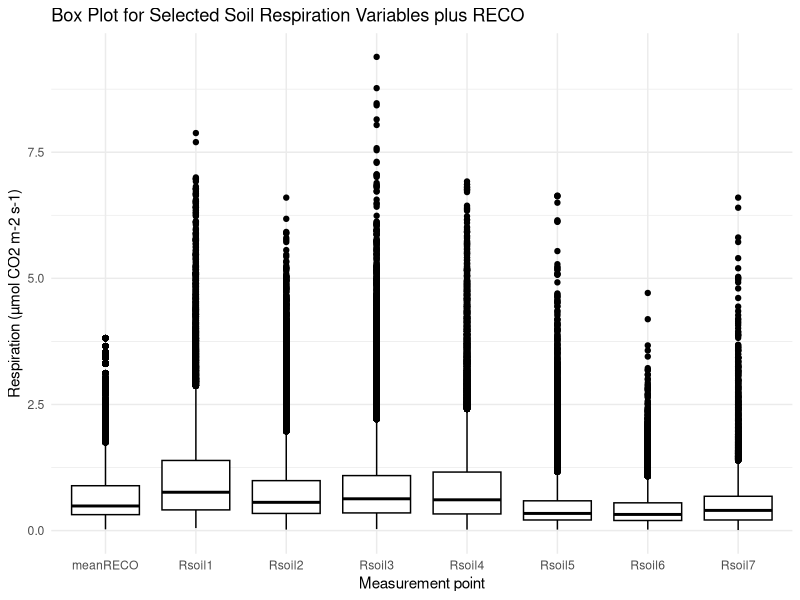
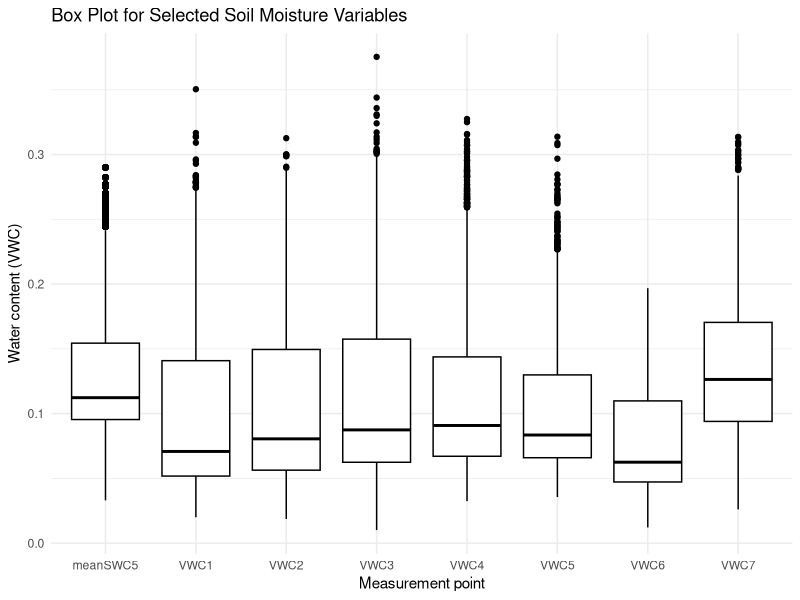
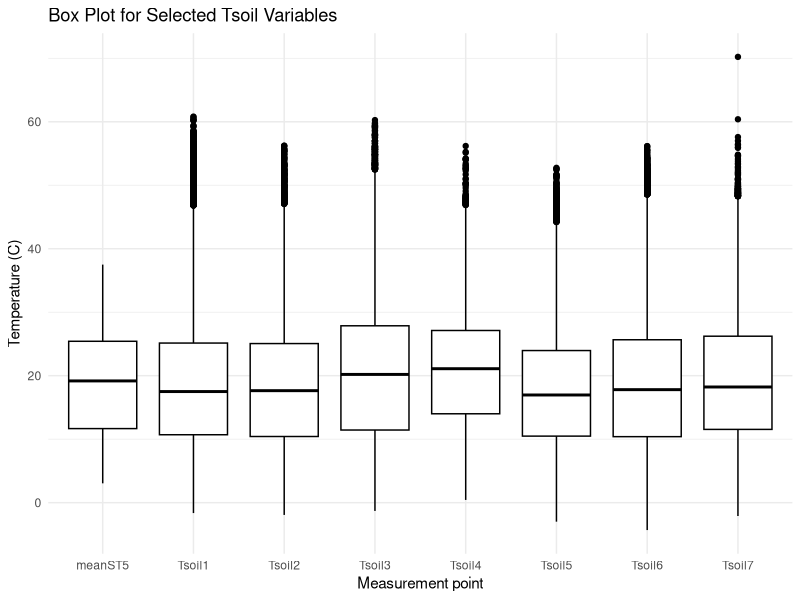
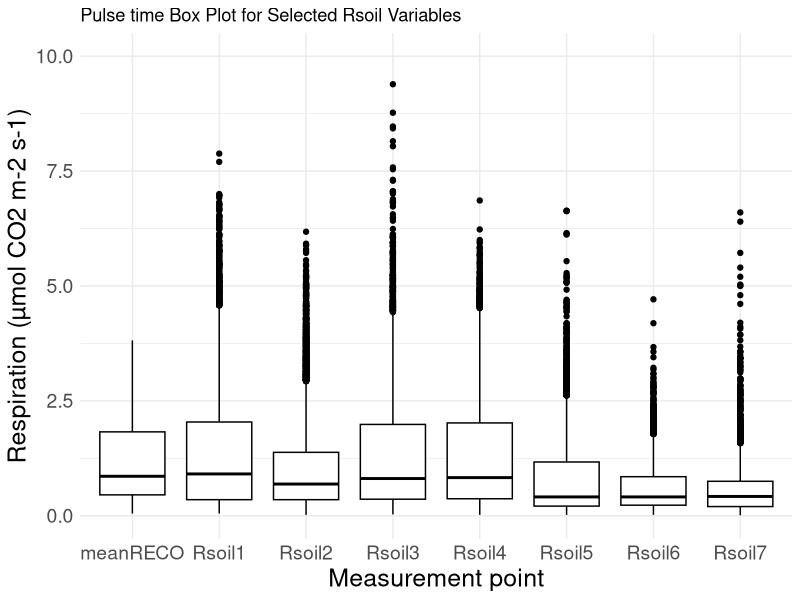
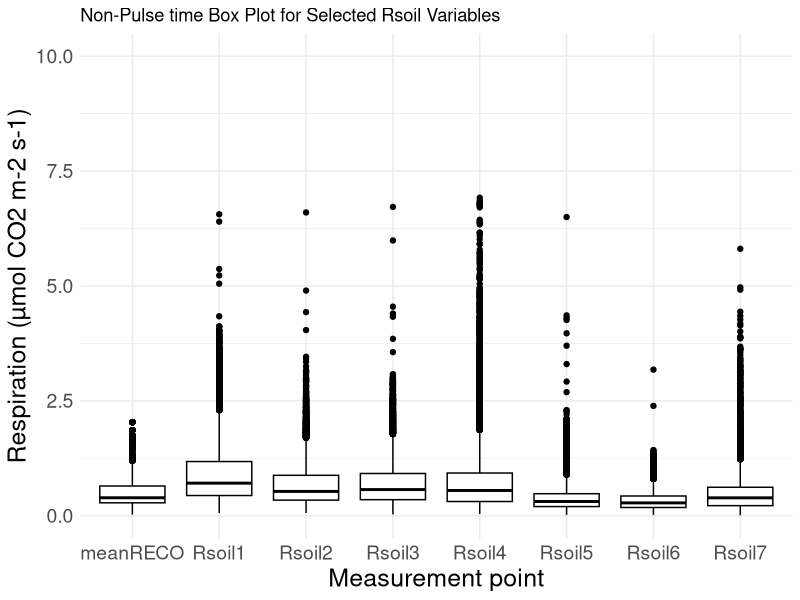
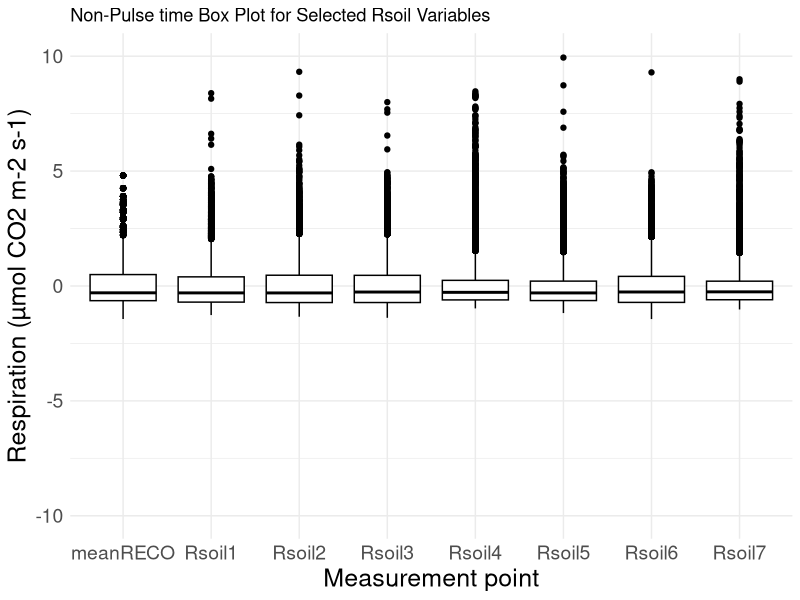

Recreate these plots in R, in order. (Note: this script raises an error after producing the figures.)

library(dplyr)
library(tidyr)
library(tidyverse)
library(lubridate)
library(ggplot2)
library(units)

#Read TowerFlux data with information about pulse length in it

pulsedefinitions<- read.csv("data/years_sum1_DM.csv", 
                            header=TRUE, na.strings = "NaN") %>%
#retain only variables that I'm interested in.
    select(date,days_since_rain_event,max_pulse_duration, sum_R, meanSWC5, meanST5, meanGPP, meanRECO) %>%
  mutate(pulseIND = days_since_rain_event < max_pulse_duration)  %>%
  mutate(meanSWC5 = as.numeric(meanSWC5)/100) %>%
  mutate(meanST5 = as.numeric(meanST5))  %>%
  mutate(meanGPP = as.numeric(meanGPP))%>%
  #converting RECO into µmol_CO2_m2_s
  mutate(meanRECO = as.numeric(meanRECO)*(1 / 12) * (1 / 1e-6) * (1 / 86400)) 

#read soil chamber data provided by Russ Scott
CH_USWkg17_20 <- read.csv("data/KN_soil_resp17_20_longHead.csv", header=TRUE, na.strings="NaN", skip=0)
#check date format
CH_USWkg17_20$date = as.Date(paste(CH_USWkg17_20$Year+2000, CH_USWkg17_20$DOY, sep = "-"), format = "%Y-%j")

  # Merge data frames by date
Cham_USWKG_pulsedata <- CH_USWkg17_20 %>%
  left_join(mutate(pulsedefinitions, date = as.Date(date)), by = "date")

  
 RchamberVariables= colnames(Cham_USWKG_pulsedata)
 #column names of the orinal file contains non-standard labeling
 # [1] "date"                        "Year"                        "DOY"                        
 # [4] "Port.1Soil.Resp.um.co2.m2.s" "Port.1VWC"                   "Port.1Soil.Temp.deg.C"      
 # [7] "Port.2soil.respum.co2.m2.s"  "Port.2VWC"                   "Port.2Soil.Temp.deg.C"      
 # [10] "Port.3soil.respum.co2.m2.s"  "Port.3VWC"                   "Port.3Soil.Temp.deg.C"      
 # [13] "Port.4Soil.Resp.um.co2.m2.s" "Por4VWC"                     "Port.4Soil.Temp.deg.C"      
 # [16] "Port.5soil.respum.co2.m2.s"  "Port.5VWC"                   "Port.5Soil.Temp.deg.C"      
 # [19] "Port.6soil.respum.co2.m2.s"  "Port.6VWC"                   "Port.6Soil.Temp.deg.C"      
 # [22] "Port.7soil.respum.co2.m2.s"  "Port.7VWC"                   "Port.7Soil.Temp.deg.C"      
 # [25] "days_since_rain_event"       "max_pulse_duration"          "sum_R"                      
 # [28] "meanSWC5"                    "meanST5"                     "meanGPP"                    
 # [31] "pulseIND"
 
 #Create new column names
 #
 #.    WARNING THIS CHANGES THE COLUMN NAMES BASED ON THE ORDER THEY ARE READ
 #          CHECK THEM!
 
 newnames = c("Year",	"DOY",	"Rsoil1",	"VWC1",	"Tsoil1",	"Rsoil2",	"VWC2",	"Tsoil2",	
 "Rsoil3",	"VWC3",	"Tsoil3",	"Rsoil4",	"VWC4",	"Tsoil4",	 "Rsoil5",	"VWC5",	"Tsoil5",	
 "Rsoil6",	"VWC6",	"Tsoil6",	"Rsoil7",	"VWC7",	"Tsoil7","date",	"days_since_rain_event",
 "max_pulse_duration",	"sum_R",	"meanSWC5",	"meanST5",	"meanGPP", "meanRECO",	"pulseIND")
 
 
 column_units = list("years",	"days",	"µmol_CO2_m2_s",	"VWC",	"degC",	"µmol_CO2_m2_s",	"VWC",	"degC",
                     "µmol_CO2_m2_s",	 "VWC",	"degC",	"µmol_CO2_m2_s",	"VWC",	"degC",	"µmol_CO2_m2_s",	
                     "VWC",	"degC",	"µmol_CO2_m2_s",	"VWC",	"degC","days",	 "µmol_CO2_m2_s",	"VWC",	"degC",	
                     "days",	"days",	"mm",	"VWC",	"degC",	"gCmd","µmol_CO2_m2_s",	"TF")
 
 for (col in names(column_units)) {
   Cham_USWKG_pulsedata[[col]] <- set_units(Cham_USWKG_pulsedata[[col]], column_units[[col]])
 }
  
 colnames(Cham_USWKG_pulsedata) <- newnames
 
 Cham_USWKG_pulsedata <- Cham_USWKG_pulsedata %>%
   mutate(Rsoil1 = ifelse(Rsoil1 < 0, NA, Rsoil1),
          Rsoil1 = ifelse(is.na(Rsoil1), NA, Rsoil1),
          Rsoil2 = ifelse(Rsoil2 < 0, NA, Rsoil2),
          Rsoil2 = ifelse(is.na(Rsoil2), NA, Rsoil2),
          Rsoil3 = ifelse(Rsoil3 < 0, NA, Rsoil3),
          Rsoil3 = ifelse(is.na(Rsoil3), NA, Rsoil3),
          Rsoil4 = ifelse(Rsoil4 < 0, NA, Rsoil4),
          Rsoil4 = ifelse(is.na(Rsoil4), NA, Rsoil4),
          Rsoil5 = ifelse(Rsoil5 < 0, NA, Rsoil5),
          Rsoil5 = ifelse(is.na(Rsoil5), NA, Rsoil5),
          Rsoil6 = ifelse(Rsoil6 < 0, NA, Rsoil6),
          Rsoil6 = ifelse(is.na(Rsoil6), NA, Rsoil6),
          Rsoil7 = ifelse(Rsoil7 < 0, NA, Rsoil7),
          Rsoil7 = ifelse(is.na(Rsoil7), NA, Rsoil7))
 
 Cham_USWKG_PULSETIME <- Cham_USWKG_pulsedata[Cham_USWKG_pulsedata$days_since_rain_event <= Cham_USWKG_pulsedata$max_pulse_duration, ]
 Cham_USWKG_NON_PULSETIME <- Cham_USWKG_pulsedata[Cham_USWKG_pulsedata$days_since_rain_event > Cham_USWKG_pulsedata$max_pulse_duration, ]
 
 ####
 ## Chamber 1
 ####
 
 #PULSETIME set up columns to pull to run the model for chamber 1
 Cham1 <- c("meanGPP", "Rsoil1", "VWC1", "Tsoil1")
 subset_Cham1P_holes <- Cham_USWKG_PULSETIME[, Cham1]
 complete_rows <- complete.cases(subset_Cham1P_holes)
 subset_Cham1P = subset_Cham1P_holes[complete_rows, ]
 
 #PULSETIME Assign variables
 meanSWC5_P <- subset_Cham1P$VWC1
 meanST5_P <- subset_Cham1P$Tsoil1
 meanGPP_P <- subset_Cham1P$meanGPP
 GPPmax_P <- max(subset_Cham1P$meanGPP)
 
 # Fit model
 Param_model4_P_CH1 <- nls(Rsoil1 ~ Fref*((meanGPP_P/GPPmax_P +n)/1+n) *
                          (1-c4*(0.1-meanSWC5_P)^2)*exp(b4*meanST5_P), 
                        data = subset_Cham1P,
                        start = list(Fref=0.75, c4=56.54, b4=0.04, n=0.84),
                        control = nls.control(maxiter = 1000, minFactor = 0.01)
 )
 Summary_Model4_P_CH1 = summary(Param_model4_P_CH1)
 estimates_P_CH1 <- coef(Summary_Model4_P_CH1)
 
 #NON-PULSETIME set up columns to pull to run the model for chamber 1
 subset_Cham1NP_holes <- Cham_USWKG_NON_PULSETIME[, Cham1]
 complete_rowsNP <- complete.cases(subset_Cham1NP_holes)
 subset_Cham1NP = subset_Cham1NP_holes[complete_rowsNP, ]
 
 #NON-PULSETIME Assign variables
 meanSWC5_NP <- subset_Cham1NP$VWC1
 meanST5_NP <- subset_Cham1NP$Tsoil1
 meanGPP_NP <- subset_Cham1NP$meanGPP
 GPPmax_NP <- max(subset_Cham1NP$meanGPP)
 
 
 # Fit model
 Param_model4_NP_CH1 <- nls(Rsoil1 ~ Fref*((meanGPP_NP/GPPmax_NP +n)/1+n) *
                             (1-c4*(0.1-meanSWC5_NP)^2)*exp(b4*meanST5_NP), 
                           data = subset_Cham1NP,
                           start = list(Fref=0.75, c4=56.54, b4=0.04, n=0.84),
                           control = nls.control(maxiter = 1000, minFactor = 0.01)
 )
 Summary_Model4_NP_CH1 = summary(Param_model4_NP_CH1)
 estimates_NP_CH1 <- coef(Summary_Model4_NP_CH1)
 
#### Chamber 1 summaries
 Summary_Model4_NP_CH1
 Summary_Model4_P_CH1
 
  # 
  # # Create a directory to save the PNG files
  # dir.create("KN_Chamber_plot")
  #   # Loop through variables and plot each as a time series
  # for (col in names(Cham_USWKG_pulsedata)[-1]) {
  #   p <- ggplot(Cham_USWKG_pulsedata, aes(x = date, y = .data[[col]])) +
  #     geom_line() +
  #     labs(title = paste0("KNCham_time_", col))
  #   print(p)
  # 
  #   # Save plot as PNG
  #   filename <- paste0("KN_Chamber_plot/", col, ".png")
  #   ggsave(filename, plot = p)
  # }
  # 
  # for (col in names(Cham_USWKG_pulsedata)[-1]) {
  #   p <- ggplot(Cham_USWKG_pulsedata, aes(x = date, y = .data[[col]])) +
  #     geom_boxplot() +
  #     labs(title = paste0("KNCham_BOX_", col))
  #   print(p)
  # 
  #   # Save plot as PNG
  #   filename <- paste0("KN_Chamber_plot/", col, ".png")
  #   ggsave(filename, plot = p)
  # }
  # 
  
  # Select the 7 variables you want to plot
  RsoilPlot <- c("meanRECO", "Rsoil1", "Rsoil2", "Rsoil3", "Rsoil4", "Rsoil5", "Rsoil6", "Rsoil7")
    VWCPlot <- c("meanSWC5", "VWC1", "VWC2", "VWC3", "VWC4", "VWC5", "VWC6", "VWC7")
    TsoilPlot <- c("meanST5", "Tsoil1", "Tsoil2", "Tsoil3", "Tsoil4", "Tsoil5", "Tsoil6", "Tsoil7")
  
    # Subset the dataframe to include only the selected variables
    subset_Rsoil <- Cham_USWKG_pulsedata[, RsoilPlot]
    subset_VWC <- Cham_USWKG_pulsedata[, VWCPlot]
    subset_Tsoil <- Cham_USWKG_pulsedata[, TsoilPlot]
    
    
    
    # Convert the dataframe to long format using tidyr
    Rsoil_long <- gather(subset_Rsoil, key = "Variable", value = "Value")
    
    # Plot the box plot for the selected variables
    ggplot(Rsoil_long, aes(x = Variable, y = Value)) +
      geom_boxplot(fill = "white", color = "black") +
      labs(title = "Box Plot for Selected Soil Respiration Variables plus RECO",
           x = "Measurement point", y = "Respiration (µmol CO2 m-2 s-1)") +
      theme_minimal()
    
    VWC_long <- gather(subset_VWC, key = "Variable", value = "Value")
    
  
    # Plot the box plot for the selected variables
    ggplot(VWC_long, aes(x = Variable, y = Value)) +
      geom_boxplot(fill = "white", color = "black") +
      labs(title = "Box Plot for Selected Soil Moisture Variables",
           x = "Measurement point", y = "Water content (VWC)") +
      theme_minimal()
    
    
    Tsoil_long <- gather(subset_Tsoil, key = "Variable", value = "Value")
    
    # Plot the box plot for the selected variables
    ggplot(Tsoil_long, aes(x = Variable, y = Value)) +
      geom_boxplot(fill = "white", color = "black") +
      labs(title = "Box Plot for Selected Tsoil Variables",
           x = "Measurement point", y = "Temperature (C)") +
      theme_minimal()
  
  

  # Plot the box plot for the selected variables
  
  subset_Rsoil_pulse <- Cham_USWKG_PULSETIME[, RsoilPlot]
  # Convert the dataframe to long format using tidyr
  Rsoil_longP <- gather(subset_Rsoil_pulse, key = "Variable", value = "Value")
  
  ggplot(Rsoil_longP, aes(x = Variable, y = Value)) +
    geom_boxplot(fill = "white", color = "black") +
    labs(title = "Pulse time Box Plot for Selected Rsoil Variables",
         x = "Measurement point", y = "Respiration (µmol CO2 m-2 s-1)") +
    theme_minimal()+
    ylim(0, 10) +  # Set the y-axis limits
    theme(axis.title = element_text(size = 18),  # Adjust axis title size
          axis.text = element_text(size = 14))  # Adjust axis label size
   
  
  
  
  
  subset_Rsoil_NONpulse <- Cham_USWKG_NON_PULSETIME[, RsoilPlot]
  # Convert the dataframe to long format using tidyr
  Rsoil_longNP <- gather(subset_Rsoil_NONpulse, key = "Variable", value = "Value")
  
  ggplot(Rsoil_longNP, aes(x = Variable, y = Value)) +
    geom_boxplot(fill = "white", color = "black") +
    labs(title = "Non-Pulse time Box Plot for Selected Rsoil Variables",
         x = "Measurement point", y = "Respiration (µmol CO2 m-2 s-1)") +
    theme_minimal()+
    ylim(0, 10) +  # Set the y-axis limits
    theme(axis.title = element_text(size = 18),  # Adjust axis title size
          axis.text = element_text(size = 14))  # Adjust axis label size
  
  
  subset_Rsoil_NONpulse_z_scores <- as.data.frame(lapply(subset_Rsoil_NONpulse, scale))
  
  
  # Convert the dataframe to long format using tidyr 
  long_Rsoil_NONpulse_z_scores <- gather(subset_Rsoil_NONpulse_z_scores, key = "Variable", value = "Value")
  
  ggplot(long_Rsoil_NONpulse_z_scores, aes(x = Variable, y = Value)) +
    geom_boxplot(fill = "white", color = "black") +
    labs(title = "Non-Pulse time Box Plot for Selected Rsoil Variables",
         x = "Measurement point", y = "Respiration (µmol CO2 m-2 s-1)") +
    theme_minimal()+
    ylim(-10, 10) +  # Set the y-axis limits
    theme(axis.title = element_text(size = 18),  # Adjust axis title size
          axis.text = element_text(size = 14))  # Adjust axis label size
  
  # # Apply scale() to calculate z-scores for the selected columns
  # Rsoil_NONpulse_z_scores <- df
  # df_z_scores[selected_columns] <- lapply(df[selected_columns], scale, na.rm = TRUE)
  
  
  
Cham_USWKG_pulsedata$meanRsoil <- rowMeans(Cham_USWKG_pulsedata[c('Rsoil1','Rsoil2',
                                                          'Rsoil3','Rsoil4',
                                                          'Rsoil5','Rsoil6','Rsoil7')],na.rm = TRUE)
Cham_USWKG_pulsedata$DOY1 <- round(Cham_USWKG_pulsedata$Year, digits = 0)

Cham_USWKG_PULSETIME <- Cham_USWKG_pulsedata[Cham_USWKG_pulsedata$days_since_rain_event <= Cham_USWKG_pulsedata$max_pulse_duration, ]
Cham_USWKG_NON_PULSETIME <- Cham_USWKG_pulsedata[Cham_USWKG_pulsedata$days_since_rain_event > Cham_USWKG_pulsedata$max_pulse_duration, ]  


#### Graphs with GPP and Reco #######
Cham_USWKG_PULSETIME %>%
  ggplot(aes(x=meanGPP, y = meanRsoil))+
  geom_point(shape=1)+
  theme_bw()+
  theme(text = element_text(size = 15))+
  stat_regline_equation(aes(label = paste(..eq.label..,..rr.label.., sep = "~~~~")))+
  stat_smooth(method = "lm",formula = y ~ x ,size = 1)

Cham_USWKG_NON_PULSETIME %>%
  ggplot(aes(x=meanGPP, y = meanRsoil))+
  geom_point(shape=1)+
  theme_bw()+
  theme(text = element_text(size = 15))+
  stat_regline_equation(aes(label = paste(..eq.label..,..rr.label.., sep = "~~~~")))+
  stat_smooth(method = "lm",formula = y ~ x ,size = 1)

Cham_USWKG_pulsedata %>%
  ggplot(aes(x=meanGPP, y = meanRsoil))+
  geom_point(shape=1)+
  theme_bw()+
  theme(text = element_text(size = 15))+
  stat_regline_equation(aes(label = paste(..eq.label..,..rr.label.., sep = "~~~~")))+
  stat_smooth(method = "lm",formula = y ~ x ,size = 1)


###### Make Summary for 3 df ######### We need GPP, date, Rsoil
Cham_mean <- Cham_USWKG_pulsedata %>%
  group_by(date) %>%
  summarise(meanGPP = mean (meanGPP, na.rm=TRUE),
            meanRsoil = mean(meanRsoil, na.rm = TRUE))

Cham_meanPulse <- Cham_USWKG_PULSETIME %>%
  group_by(date) %>%
  summarise(meanGPP = mean (meanGPP, na.rm=TRUE),
            meanRsoil = mean(meanRsoil, na.rm = TRUE))
  
Cham_meanPulseNon <- Cham_USWKG_NON_PULSETIME %>%
  group_by(date) %>%
  summarise(meanGPP = mean (meanGPP, na.rm=TRUE),
            meanRsoil = mean(meanRsoil, na.rm = TRUE))


Cham_mean %>%
  ggplot(aes(x=meanGPP, y = meanRsoil))+
  geom_point(shape=1)+
  theme_bw()+
  theme(text = element_text(size = 15))+
  stat_regline_equation(aes(label = paste(..eq.label..,..rr.label.., sep = "~~~~")))+
  stat_smooth(method = "lm",formula = y ~ x ,size = 1)+
  ylab(~paste("Soil emission, ", mu, "mol m"^-2,"s"^-1))+
  xlab(~paste("GPP, ", mu, "mol m"^-2,"s"^-1))+
  ggtitle('All data')

Cham_meanPulse %>%
  ggplot(aes(x=meanGPP, y = meanRsoil))+
  geom_point(shape=1)+
  theme_bw()+
  theme(text = element_text(size = 15))+
  stat_regline_equation(aes(label = paste(..eq.label..,..rr.label.., sep = "~~~~")))+
  stat_smooth(method = "lm",formula = y ~ x ,size = 1)+
  ylab(~paste("Soil emission, ", mu, "mol m"^-2,"s"^-1))+
  xlab(~paste("GPP, ", mu, "mol m"^-2,"s"^-1))+
  ggtitle('Pulse time')

Cham_meanPulseNon %>%
  ggplot(aes(x=meanGPP, y = meanRsoil))+
  geom_point(shape=1)+
  theme_bw()+
  theme(text = element_text(size = 15))+
  stat_regline_equation(aes(label = paste(..eq.label..,..rr.label.., sep = "~~~~")))+
  stat_smooth(method = "lm",formula = y ~ x ,size = 1)+
  ylab(~paste("Soil emission, ", mu, "mol m"^-2,"s"^-1))+
  xlab(~paste("GPP, ", mu, "mol m"^-2,"s"^-1))+
  ggtitle('Non-pulse time')
 
